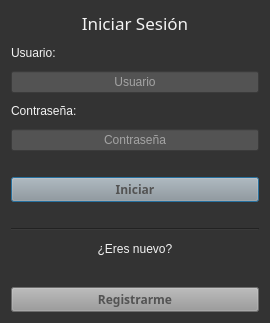
<?xml version="1.0" encoding="UTF-8"?>
<ui version="4.0">
 <class>Iniciar</class>
 <widget class="QDialog" name="Iniciar">
  <property name="geometry">
   <rect>
    <x>0</x>
    <y>0</y>
    <width>270</width>
    <height>323</height>
   </rect>
  </property>
  <property name="windowTitle">
   <string>Mi Libreria</string>
  </property>
  <property name="windowOpacity">
   <double>0.970000000000000</double>
  </property>
  <property name="styleSheet">
   <string notr="true">background-color: #333;
color: #f3f3f3;</string>
  </property>
  <layout class="QVBoxLayout" name="verticalLayout">
   <item>
    <widget class="QLabel" name="iniciarLabel">
     <property name="font">
      <font>
       <family>Droid Sans</family>
       <pointsize>13</pointsize>
      </font>
     </property>
     <property name="text">
      <string>Iniciar Sesión</string>
     </property>
     <property name="alignment">
      <set>Qt::AlignCenter</set>
     </property>
    </widget>
   </item>
   <item>
    <widget class="QLabel" name="usuarioLabel">
     <property name="text">
      <string>Usuario:</string>
     </property>
     <property name="buddy">
      <cstring>usuarioInput</cstring>
     </property>
    </widget>
   </item>
   <item>
    <widget class="QLineEdit" name="usuarioInput">
     <property name="styleSheet">
      <string notr="true">background-color: #535353;</string>
     </property>
     <property name="alignment">
      <set>Qt::AlignCenter</set>
     </property>
     <property name="placeholderText">
      <string>Usuario</string>
     </property>
    </widget>
   </item>
   <item>
    <widget class="QLabel" name="contrasenaLabel">
     <property name="text">
      <string>Contraseña:</string>
     </property>
     <property name="buddy">
      <cstring>usuarioInput</cstring>
     </property>
    </widget>
   </item>
   <item>
    <widget class="QLineEdit" name="contrasenaInput">
     <property name="styleSheet">
      <string notr="true">background-color: #535353;</string>
     </property>
     <property name="text">
      <string/>
     </property>
     <property name="echoMode">
      <enum>QLineEdit::PasswordEchoOnEdit</enum>
     </property>
     <property name="alignment">
      <set>Qt::AlignCenter</set>
     </property>
     <property name="placeholderText">
      <string>Contraseña</string>
     </property>
    </widget>
   </item>
   <item>
    <spacer name="horizontalSpacer">
     <property name="orientation">
      <enum>Qt::Horizontal</enum>
     </property>
     <property name="sizeHint" stdset="0">
      <size>
       <width>40</width>
       <height>20</height>
      </size>
     </property>
    </spacer>
   </item>
   <item>
    <widget class="QPushButton" name="iniciarBoton">
     <property name="enabled">
      <bool>true</bool>
     </property>
     <property name="font">
      <font>
       <family>Droid Sans</family>
       <weight>75</weight>
       <bold>true</bold>
      </font>
     </property>
     <property name="styleSheet">
      <string notr="true">background-color: #999;
color: #535353;</string>
     </property>
     <property name="text">
      <string>Iniciar</string>
     </property>
    </widget>
   </item>
   <item>
    <spacer name="horizontalSpacer_2">
     <property name="orientation">
      <enum>Qt::Horizontal</enum>
     </property>
     <property name="sizeHint" stdset="0">
      <size>
       <width>40</width>
       <height>20</height>
      </size>
     </property>
    </spacer>
   </item>
   <item>
    <widget class="Line" name="line">
     <property name="orientation">
      <enum>Qt::Horizontal</enum>
     </property>
    </widget>
   </item>
   <item>
    <widget class="QLabel" name="label">
     <property name="text">
      <string>¿Eres nuevo?</string>
     </property>
     <property name="alignment">
      <set>Qt::AlignCenter</set>
     </property>
    </widget>
   </item>
   <item>
    <spacer name="horizontalSpacer_3">
     <property name="orientation">
      <enum>Qt::Horizontal</enum>
     </property>
     <property name="sizeHint" stdset="0">
      <size>
       <width>40</width>
       <height>20</height>
      </size>
     </property>
    </spacer>
   </item>
   <item>
    <widget class="QPushButton" name="registrarmeBoton">
     <property name="font">
      <font>
       <family>Droid Sans</family>
       <weight>75</weight>
       <bold>true</bold>
      </font>
     </property>
     <property name="styleSheet">
      <string notr="true">background-color: #999;
color: #535353;</string>
     </property>
     <property name="text">
      <string>Registrarme</string>
     </property>
    </widget>
   </item>
  </layout>
 </widget>
 <resources/>
 <connections/>
</ui>
